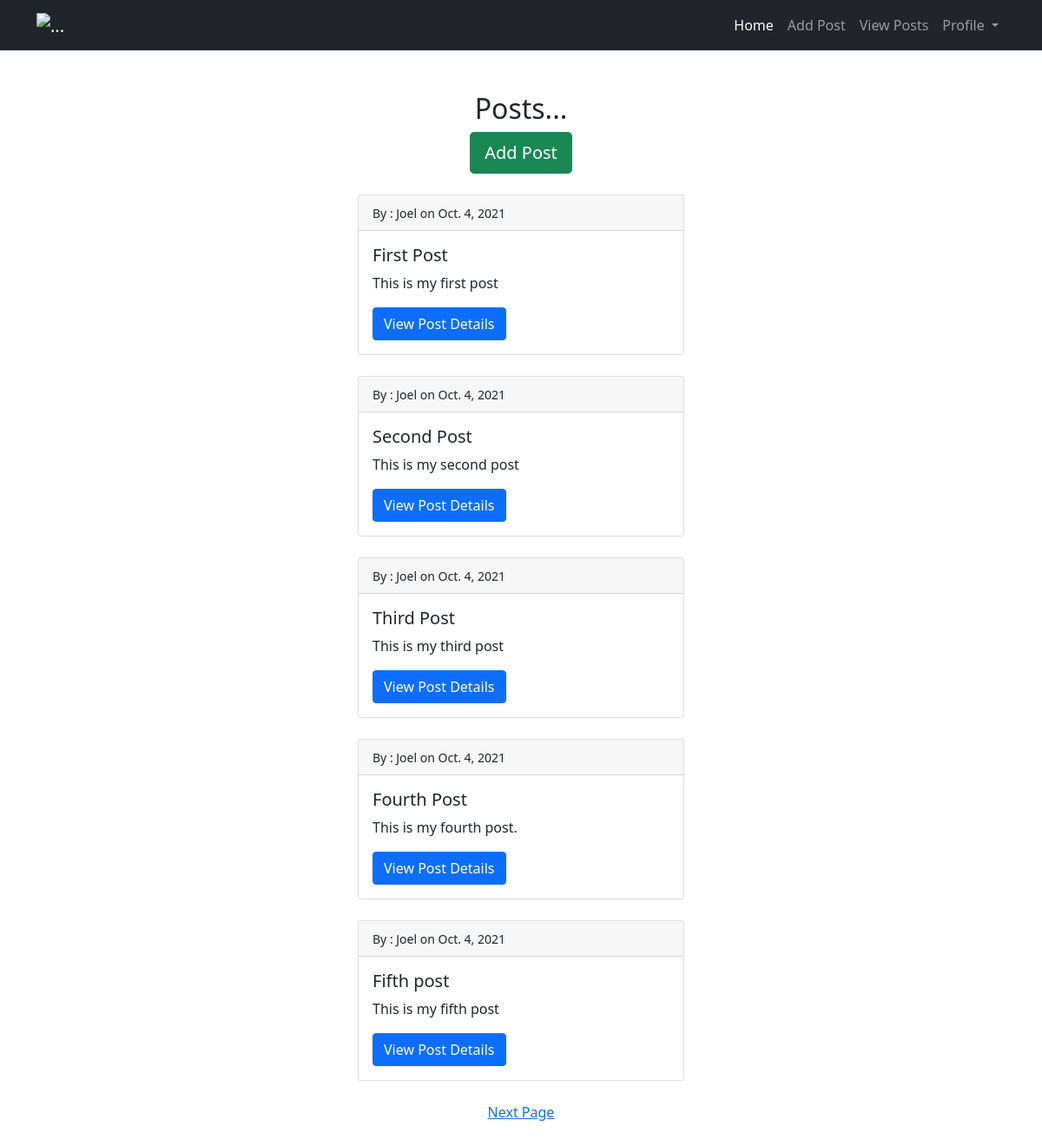
The page /posts/all (signed in) on the database as committed earlier.
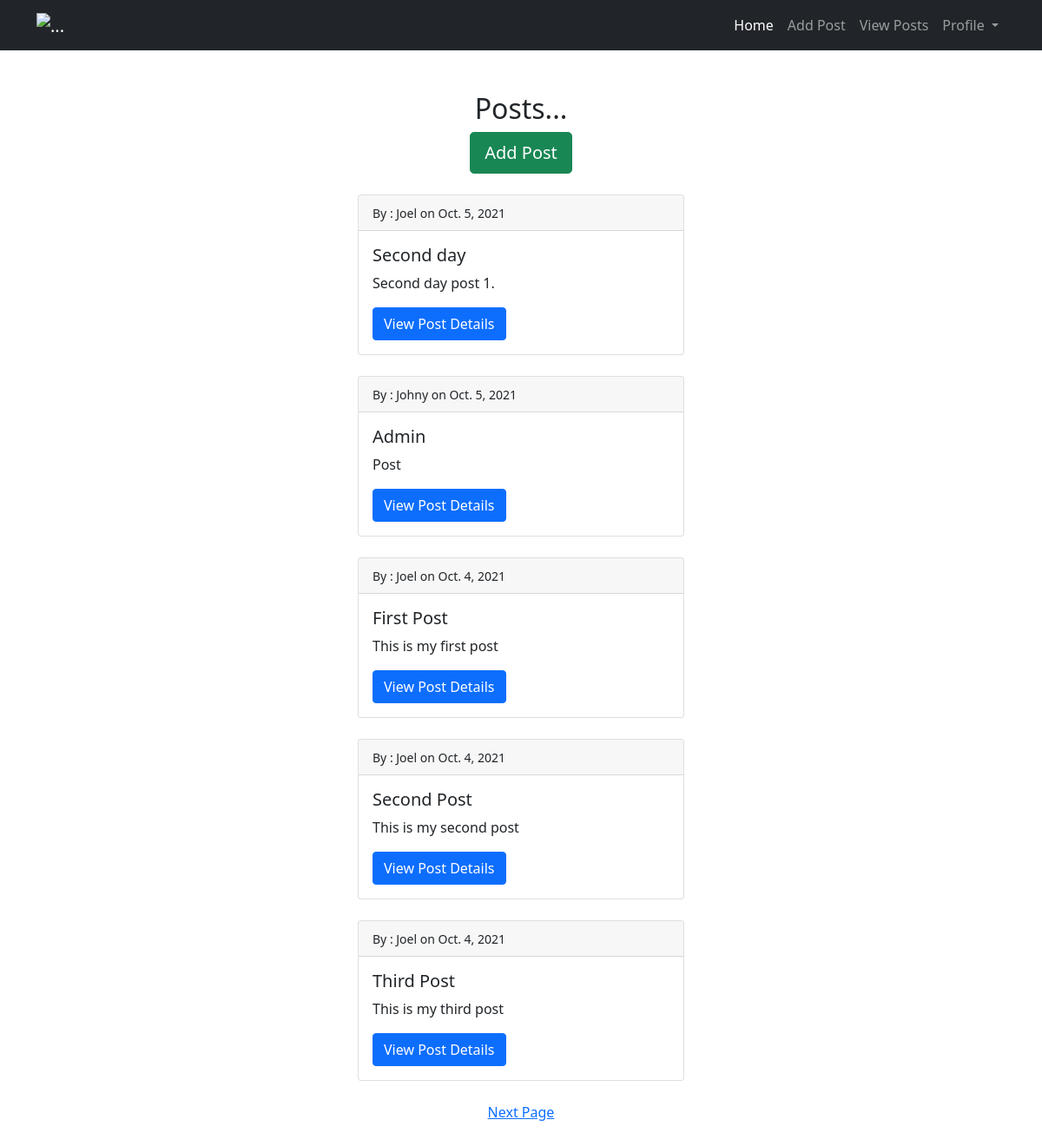
The same page on the database as committed later.
### Posts/models.py (models this page shows, shortened)
class Post(models.Model):
   title = models.CharField(max_length=250)
   author = models.ForeignKey(User,on_delete=models.CASCADE,null=True)
   body = models.TextField()
   date = models.DateField(auto_now_add=True)
   likes = models.ManyToManyField(User,related_name='post_like')

### Posts/views.py (the view)
# urls.py: path('posts/all',login_required(listpost,login_url='login'),name='listall'),
def listpost(request):
    posts = Post.objects.all().order_by('-date')
    post_paginator = Paginator(posts,5)
    page_num = request.GET.get('page')
    page = post_paginator.get_page(page_num)
    context = {
        'count': post_paginator.count,
        'page':page
    }
    return render(request,'listall.html',context)

### Posts/templates/listall.html (shortened to what this page needs)
{% extends "base.html" %}
{% block content %}
<div>
    <div class="container">
        <div class="row">
            <div class="col-4"></div>
            <div class="col-4 text-center mt-5">
                <h2>Posts...</h2>
                <a href="{%url 'add_post' %}"><button class="btn btn-success btn-lg">Add Post</button></a>
                <br>
            </div>
            <div class="col-4"></div>
        </div>
    </div>
</div>
<div class="container-fluid">
    <div class="row">
        <div class="col-4"></div>
        <div class="col-4">
            <br>
        {% for post in page.object_list %}
        <div class="card">
          <div class="card-header">
              <small>By : {{post.author.first_name}} on {{post.date}}</small>
          </div>
          <div class="card-body">
            <h5 class="card-title">{{post.title}}</h5>
            <p class="card-text">{{post.body}}</p>
            <a href="{%url 'post_detail' post.pk%}" class="btn btn-primary">View Post Details</a>
          </div>
        </div>
            <br>
        {% endfor %}
        </div>
        <div class="col-4"></div>
    </div>
    <div class="text-center">
        <div class="page-links">
        {% if page.has_next %}
        <a href="{% url 'listall' %}?page={{ page.next_page_number }}">Next Page</a>
        {% endif %}
         </div>
        <br><br>
    </div>
</div>
{% endblock content %}

### Userprofile/templates/base.html (shortened to what this page needs)
<!DOCTYPE html>
<html lang="en">
<head>
    <link rel="stylesheet" href="https://maxcdn.bootstrapcdn.com/bootstrap/4.0.0/css/bootstrap.min.css">
    <link rel="stylesheet" href="https://cdn.jsdelivr.net/npm/bootstrap@5.1.0/dist/css/bootstrap.min.css">
    <link href="https://maxcdn.bootstrapcdn.com/font-awesome/4.7.0/css/font-awesome.min.css" rel="stylesheet">
</head>
<body>
<nav class="navbar navbar-expand-lg navbar-dark bg-dark static-top">
  <div class="container">
    <a class="navbar-brand" href="{%url 'listall'%}">
      <img src="https://placeholder.pics/svg/150x50/888888/EEE/user" alt="..." height="36">
    </a>
    <div class="collapse navbar-collapse" id="navbarSupportedContent">
      <ul class="navbar-nav ms-auto">
        <li class="nav-item">
          <a class="nav-link active" aria-current="page" href="{%url 'listall'%}">Home</a>
        </li>
        <li class="nav-item">
          <a class="nav-link" href="{%url 'add_post'%}">Add Post</a>
        </li>
          <li class="nav-item">
          <a class="nav-link" href="{%url 'listall'%}">View Posts</a>
        </li>
        <li class="nav-item dropdown">
          <a class="nav-link dropdown-toggle" href="#" id="navbarDropdown" role="button" data-bs-toggle="dropdown" aria-expanded="false">
            Profile
          </a>
        </li>
      </ul>
    </div>
  </div>
</nav>
    {% block content %}
    {% endblock content %}
</body>
</html>

Rows that differ between the two databases and show on the page:
no longer on this page (row unchanged): Post: author.first_name "Joel", date "Oct. 4, 2021", title "Fourth Post", body "This is my fourth post."
no longer on this page (row unchanged): Post: author.first_name "Joel", date "Oct. 4, 2021", title "Fifth post", body "This is my fifth post"
added Post: author.first_name "Joel", date "Oct. 5, 2021", title "Second day", body "Second day post 1."
added Post: author.first_name "Johny", date "Oct. 5, 2021", title "Admin", body "Post"
